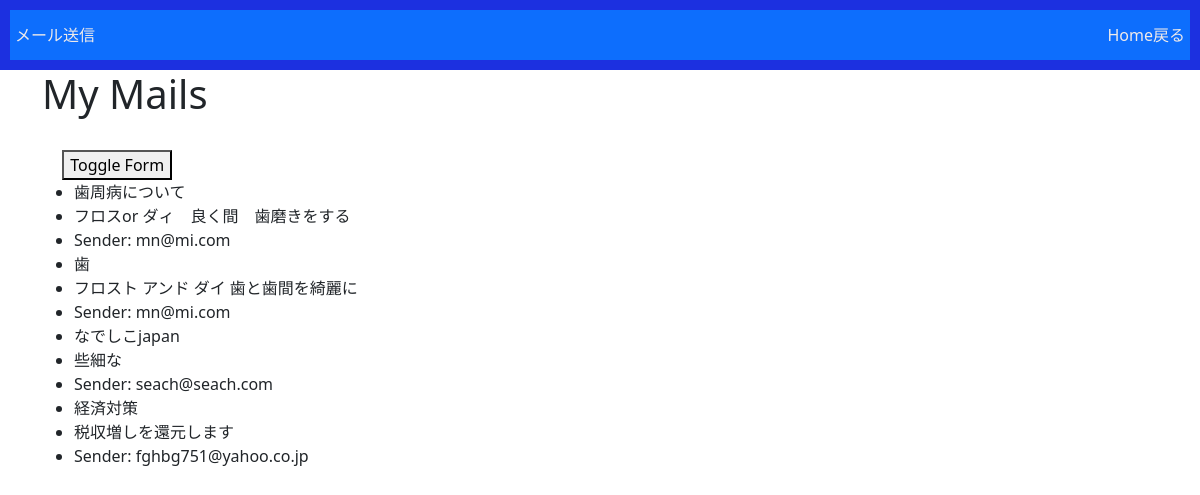
The app's page /myapp/mymail/list/, older data.
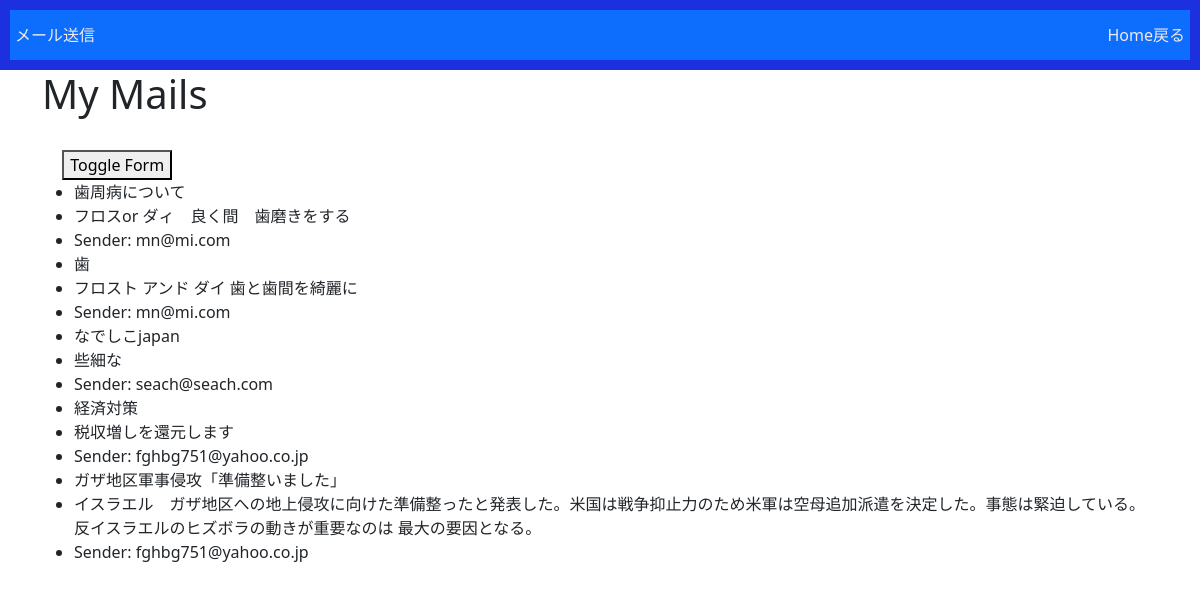
The same page, newer data.
### myapp/models.py (models this page shows, shortened)
class MyMail(models.Model):  # MyMail という名前のモデルを作成する
    subject = models.CharField(max_length=255)
    message = models.TextField()
    sender = models.EmailField()
    timestamp = models.DateTimeField(auto_now_add=True)

### myapp/views.py (the view)
# urls.py: path('mymail/list/', views.mymail_list, name='mymail_list'),
def mymail_list(request):
    search_param = request.GET.get('search', '')
    print("search パラメータの値:", search_param)
    search_form = MyMailForm(request.GET)
    objects = MyMail.objects.all()
    if search_form.is_valid() and search_form.cleaned_data['search']:
        search_term = search_form.cleaned_data['search']
        objects = objects.filter(subject__icontains=search_term)
    context = {'object_list': objects, 'search_form': search_form}
    return render(request, 'myapp/mymail_list.html', context)

### myapp/templates/myapp/mymail_list.html (shortened to what this page needs)
{% extends "base.html" %}
{% block content %}
  <header>
    <nav class="navbar navbar-dark bg-primary">
    <a href="{% url 'mymail_form' %}">メール送信</a>
    <a href="{% url 'myapp-list' %}">Home戻る</a>
  </nav></header>
  <div class="container">
  <h1>My Mails</h1>
<BR>&emsp;
<button id="toggle-form">Toggle Form</button>
  {% if object_list %}
    <ul>
      {% for obj in object_list %}
        <li>{{ obj.subject }}</li>
        <li>{{ obj.message }}</li>
        <li>Sender: {{ obj.sender }}</li>
      {% endfor %}
    </ul>
  {% else %}
    <p>No matching mails found.</p>
  {% endif %}
{% endblock %}

Row changes from the older to the newer data that the page shows:
added MyMail: subject "ガザ地区軍事侵攻「準備整いました」", message "イスラエル ガザ地区への地上侵攻に向けた準備整ったと発表した。米国は戦争抑止力のため米軍は空母追加派遣を決定した。事態は緊迫している。反イスラエルのヒズボラの動きが重要なのは 最大の要因となる。", sender "fghbg751@yahoo.co.jp"
